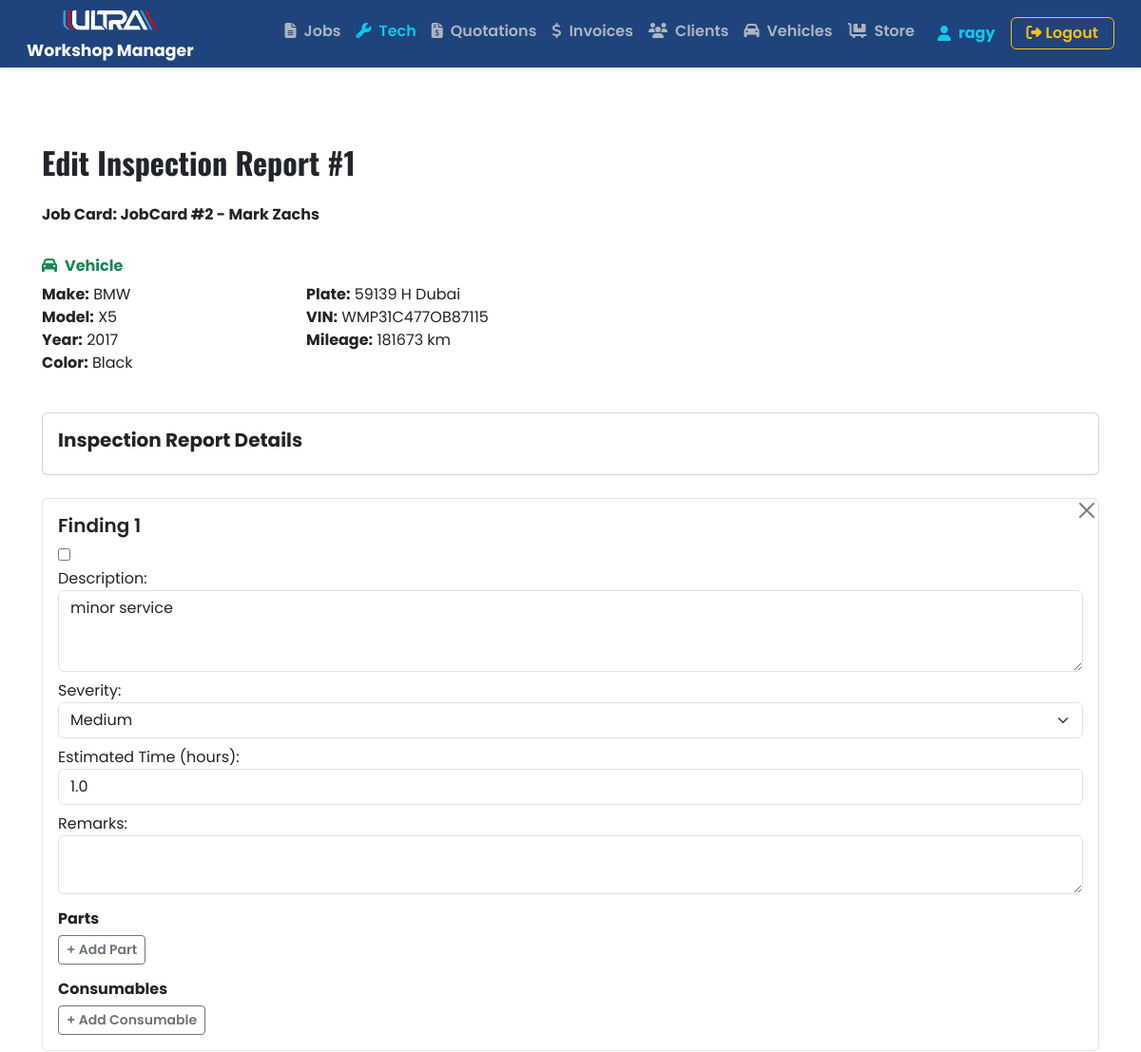
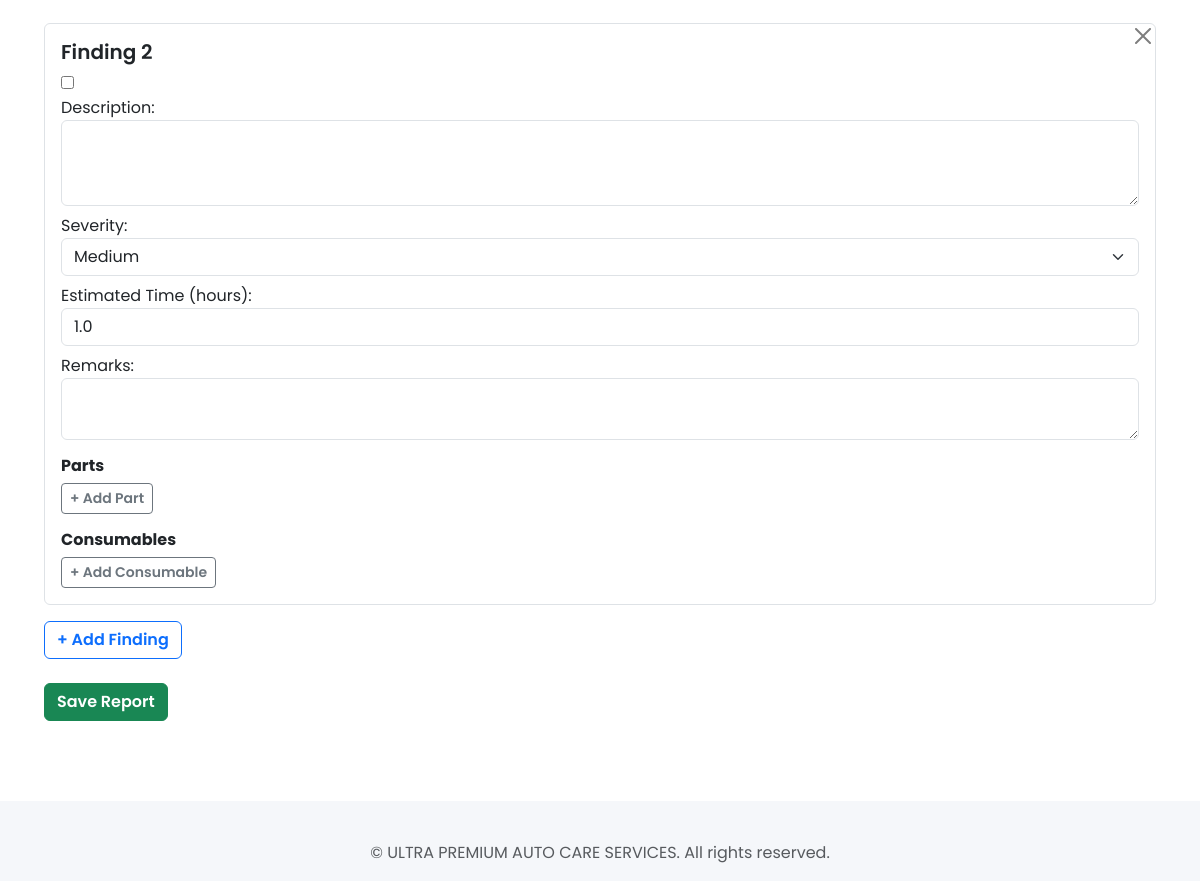
Page /inspections/1/edit/ (signed in) on the committed database (2 pictures, top to bottom).
### inspections/models.py (models this page shows, shortened)
class InspectionReport(models.Model):
    job_card = models.OneToOneField(JobCard, on_delete=models.CASCADE, related_name='inspection_report')
    created_by = models.ForeignKey(settings.AUTH_USER_MODEL, on_delete=models.SET_NULL, null=True, blank=True)
    created_at = models.DateTimeField(auto_now_add=True)
    updated_at = models.DateTimeField(auto_now=True)

### jobcards/models.py (models this page shows, shortened)
class JobCard(models.Model):
    objects = models.Manager()  # Default manager for admin, migrations, and normal queries
    active = ActiveJobCardManager()
    completed = CompletedJobCardManager()
    customer = models.ForeignKey(Customer, on_delete=models.CASCADE, related_name='jobcards')
    vehicle = models.ForeignKey(Vehicle, on_delete=models.CASCADE, related_name='jobcards')
    date = models.DateField(default=datetime.date.today)
    time = models.TimeField(default=datetime.time(0, 0))
    job_status = models.CharField(
        max_length=50,
        choices=[
            ('under_inspection', 'Under Inspection'),
            ('inspection_completed', 'Inspection Completed'),
            ('parts_sourcing', 'Parts Sourcing'),
            ('quote_issued', 'Quote Issued'),
            ('pending_approval', 'Pending Approval'),
            ('waiting_parts', 'Waiting Parts'),
            ('work_in_progress', 'Work in Progress'),
            ('work_completed', 'Work Completed'),
            ('under_testing', 'Under Testing'),
            ('ready_washing', 'Ready for Washing'),
            ('ready_collection', 'Ready for Collection'),
            ('delivered', 'Delivered'),
        ],
        default='under_inspection'
    )
    customer_comments = models.TextField(blank=True, null=True)
    workshop_comments = models.TextField(blank=True, null=True)
    required_jobs = models.TextField(blank=True, null=True)
    created_at = models.DateTimeField(auto_now_add=True)
    def __str__(self):
        return f"JobCard #{self.id} - {self.customer}"

### customers/models.py (models this page shows)
class Customer(models.Model):
    name = models.CharField(max_length=100)
    phone = models.CharField(max_length=20)
    email = models.EmailField(blank=True, null=True)
    company = models.CharField(max_length=150, blank=True, null=True)
    trn = models.CharField(max_length=20, blank=True, null=True)
    def __str__(self):
        return self.name if self.name else self.company

### vehicles/models.py (models this page shows, shortened)
class Vehicle(models.Model):
    customer = models.ForeignKey(Customer, on_delete=models.CASCADE, related_name="vehicles")
    make = models.CharField(max_length=50)
    model = models.CharField(max_length=50)
    color = models.CharField(max_length=30)
    year = models.PositiveIntegerField()
    plate = models.CharField(help_text="number + code + city", max_length=20, unique=True)
    vin = models.CharField(help_text="16 digits", max_length=50, blank=True, null=True)
    mileage = models.PositiveIntegerField(help_text="Enter current mileage in KM", null=True, blank=True)

### inspections/views.py (the view)
# urls.py: path('<int:pk>/edit/', views.edit_inspection_report, name='edit_inspection_report'),
@login_required
def edit_inspection_report(request, pk):
    report = get_object_or_404(InspectionReport, pk=pk)
    finding_formset = FindingFormSet(request.POST or None, instance=report)
    part_formsets = []
    consumable_formsets = []
    if request.method == 'POST':
        valid = finding_formset.is_valid()
        for i, finding_form in enumerate(finding_formset.forms):
            finding_instance = finding_form.instance if finding_form.instance.pk else None
            part_fs = PartFormSet(
                request.POST, prefix=f'parts-{i}', instance=finding_instance
            )
            consumable_fs = ConsumableFormSet(
                request.POST, prefix=f'consumables-{i}', instance=finding_instance
            )
            part_formsets.append(part_fs)
            consumable_formsets.append(consumable_fs)
            if not part_fs.is_valid() or not consumable_fs.is_valid():
                valid = False
        if valid:
            report.updated_at = timezone.now()
            report.save()
            findings = finding_formset.save(commit=False)
            for i, finding in enumerate(findings):
                finding.inspection = report
                finding.save()
                part_formsets[i].instance = finding
                consumable_formsets[i].instance = finding
                part_formsets[i].save()
                consumable_formsets[i].save()
            for finding in finding_formset.deleted_objects:
                finding.delete()
            messages.success(request, "Inspection report updated successfully.")
            return redirect('inspections:inspection_detail', pk=report.id)
        else:
            messages.error(request, "Please fix errors in the form and nested parts/consumables.")
    else:
        for i, finding_form in enumerate(finding_formset.forms):
            finding_instance = finding_form.instance if finding_form.instance.pk else None
            part_formsets.append(PartFormSet(prefix=f'parts-{i}', instance=finding_instance))
            consumable_formsets.append(ConsumableFormSet(prefix=f'consumables-{i}', instance=finding_instance))
    return render(request, 'inspections/edit_nested.html', {
        'report_form': InspectionReportForm(instance=report),
        'finding_formset': finding_formset,
        'part_formsets': part_formsets,
        'consumable_formsets': consumable_formsets,
        'report': report,
    })

### inspections/forms.py
class InspectionReportForm(forms.ModelForm):
    class Meta:
        model = InspectionReport
        fields = []

### inspections/templates/inspections/edit_nested.html (shortened to what this page needs)
{% extends 'core/base.html' %}
{% load static %}
{% block extra_css %}
<link rel="stylesheet" href="{% static 'css/inspection_edit.css' %}">
{% endblock %}
{% load crispy_forms_tags %}
{% block content %}
<div class="container mt-5 mb-5">
    <h2 class="mb-4">Edit Inspection Report #{{ report.id }}</h2>
    <form method="post" id="inspection-form">
        {% if report.job_card %}
        <div class="mb-4">
            <label class="form-label fw-bold">Job Card: {{ report.job_card }}</label>
        </div>
        <div class="card-body mb-4">
            <div class="col-md-6">
                <h6 class="text-success"><i class="fas fa-car me-2"></i>Vehicle</h6>
                <div class="row">
                    <div class="col-md-6">
                        <ul class="list-unstyled">
                            <li><strong>Make:</strong> {{ report.job_card.vehicle.make }}</li>
                            <li><strong>Model:</strong> {{ report.job_card.vehicle.model }}</li>
                            <li><strong>Year:</strong> {{ report.job_card.vehicle.year }}</li>
                            <li><strong>Color:</strong> {{ report.job_card.vehicle.color }}</li>
                        </ul>
                    </div>
                    <div class="col-md-6">
                        <ul class="list-unstyled">
                            <li><strong>Plate:</strong> {{ report.job_card.vehicle.plate }}</li>
                            <li><strong>VIN:</strong> {{ report.job_card.vehicle.vin }}</li>
                            <li><strong>Mileage:</strong> {{ report.job_card.vehicle.mileage }} km</li>
                        </ul>
                    </div>
                </div>
            </div>
        </div>
        {% endif %}
        <div class="card mb-4 p-3">
            <h5>Inspection Report Details</h5>
        </div>
        <div id="findings-container">
            {% for finding_form in finding_formset.forms %}
            <div class="card mt-4 finding-item border">
                <div class="card-body position-relative">
                    <button type="button" class="btn-close position-absolute top-0 end-0 remove-finding"
                        aria-label="Remove finding"></button>
                    <h5 class="card-title">Finding {{ forloop.counter }}</h5>
                    {{ finding_form.DELETE }}
                    <div class="mb-2">
                        {{ finding_form.description.label_tag }}{{ finding_form.description }}
                    </div>
                    <div class="mb-2">
                        {{ finding_form.severity.label_tag }}{{ finding_form.severity }}
                    </div>
                    <div class="mb-2">
                        {{ finding_form.time_required.label_tag }}{{ finding_form.time_required }}
                    </div>
                    <div class="mb-2">
                        {{ finding_form.remarks.label_tag }}{{ finding_form.remarks }}
                    </div>
                    <div class="nested-section mt-3">
                        <h6>Parts</h6>
                        <button type="button" class="btn btn-sm btn-outline-secondary add-part">+ Add Part</button>
                    </div>
                    <div class="nested-section mt-3">
                        <h6>Consumables</h6>
                        <button type="button" class="btn btn-sm btn-outline-secondary add-consumable">+ Add
                            Consumable</button>
                    </div>
                </div>
            </div>
            {% empty %}
            <p>No findings found. Use the button below to add.</p>
            {% endfor %}
        </div>
        <button type="button" class="btn btn-outline-primary mt-3" id="add-finding">+ Add Finding</button>
        <div class="mt-4">
            <button type="submit" class="btn btn-success">Save Report</button>
        </div>
    </form>
</div>
{% endblock %}

### core/templates/core/base.html (shortened to what this page needs)
{% load static %}
{% load crispy_forms_tags %}
<!DOCTYPE html>
<html lang="en">
<head>
    <link href="https://cdn.jsdelivr.net/npm/bootstrap@5.3.0/dist/css/bootstrap.min.css" rel="stylesheet" />
    <link href="https://cdnjs.cloudflare.com/ajax/libs/font-awesome/6.4.0/css/all.min.css" rel="stylesheet" />
    <link rel="stylesheet" href="{% static 'css/base.css' %}" />
    {% block extra_css %}{% endblock %}
</head>
<body>
    <nav id="navbar" class="navbar navbar-expand-sm navbar-dark border-bottom shadow-sm px-3 py-2" aria-label="Main navigation"
        style="background-color: #1f437d;">
        <div class="container-fluid">
            <div class="d-flex flex-column align-items-center justify-content-center me-4" style="min-width: 120px;">
                <a href="{% url 'dashboard' %}" class="text-decoration-none d-flex flex-column align-items-center">
                    <img src="{% static 'images/logo.png' %}" alt="Logo" height="28"
                        style="background: transparent; box-shadow: none; margin-bottom: 4px;">
                    <span class="fw-bold text-white mt-1" style="font-size: 1.08rem; line-height: 1.1;">Workshop
                        Manager</span>
                </a>
            </div>
            <div class="collapse navbar-collapse" id="navbarCollapse">
                <ul class="navbar-nav ms-auto mb-2 mb-lg-0">
                    <li class="nav-item">
                        <a href="{% url 'jobcard_list' %}"
                            class="nav-link {% if 'jobcards' in request.path %}active{% endif %}"><i
                                class="fas fa-file-alt me-2"></i>Jobs</a>
                    </li>
                    <li class="nav-item">
                        <a href="{% url 'inspections:inspection_list' %}"
                            class="nav-link {% if 'inspections' in request.path %}active{% endif %}"><i
                                class="fas fa-solid fa-wrench me-2"></i>Tech</a>
                    </li>
                    <li class="nav-item">
                        <a href="{% url 'quotation_list' %}"
                            class="nav-link {% if 'quotations' in request.path %}active{% endif %}"><i
                                class="fas fa-solid fa-file-invoice-dollar me-2"></i>Quotations</a>
                    </li>
                    <li class="nav-item">
                        <a href="#" class="nav-link {% if 'inventory' in request.path %}active{% endif %}"><i
                                class="fas fa-solid fa-dollar-sign me-2"></i>Invoices</a>
                    </li>
                    <li class="nav-item">
                        <a href="{% url 'customer_list' %}"
                            class="nav-link {% if 'customers' in request.path %}active{% endif %}"><i
                                class="fas fa-users me-2"></i>Clients</a>
                    </li>
                    <li class="nav-item">
                        <a href="{% url 'vehicle_list' %}"
                            class="nav-link {% if 'vehicles' in request.path %}active{% endif %}"><i
                                class="fas fa-solid fa-car me-2"></i>Vehicles</a>
                    </li>
                    <li class="nav-item">
                        <a href="#" class="nav-link {% if 'inventory' in request.path %}active{% endif %}"><i
                                class="fas fa-solid fa-cart-flatbed me-2"></i>Store</a>
                    </li>
                </ul>
                <div class="d-flex align-items-center gap-2 ms-3">
                    {% if request.user.is_authenticated %}
                    <span class="navbar-text text-info fw-bold d-flex align-items-center"><i
                            class="fas fa-user me-2"></i>{{ request.user.username }}</span>
                    <form action="{% url 'logout' %}" method="post" class="d-inline">
                        <button type="submit" class="btn btn-outline-warning ms-2 px-3 py-1"><i
                                class="fas fa-sign-out-alt me-1"></i>Logout</button>
                    </form>
                    {% else %}
                    <a href="{% url 'login' %}" class="btn btn-outline-warning px-3 py-1"><i
                            class="fas fa-sign-in-alt me-1"></i>Login</a>
                    <a href="{% url 'register' %}" class="btn btn-outline-light px-3 py-1"><i
                            class="fas fa-user-plus me-1"></i>Register</a>
                    {% endif %}
                </div>
            </div>
        </div>
    </nav>
    <main class="main-content" style="min-height: 80vh;">
        {% block content %}{% endblock %}
    </main>
    <footer class="bg-transparent py-3 mt-4">
        <div class="container">
            <p class="text-center text-muted mb-0">&copy; {{ current_year }} ULTRA PREMIUM AUTO CARE SERVICES. All rights reserved.</p>
        </div>
    </footer>
</body>
</html>

### core/static/css/base.css (style rules this page uses)
body { background-color: #f5f7fa; overflow-x: hidden; margin: 0; padding: 0; font-family: 'Poppins', sans-serif; font-weight: 400; height: 100vh; }
h1, h2 { font-family: 'Oswald', sans-serif; font-weight: 700; }
h3, h4, h5, h6, .subheading { font-family: 'Poppins', sans-serif; font-weight: 700; }
.container-fluid { display: flex; }
.row { width: 100%; align-items: flex-start; }
.nav-link { color: #adb5bd; padding: 0.6rem 1rem; border-radius: 4px; margin-bottom: 0.3rem; transition: all 0.2s ease; }
.nav-link, .btn, .card-title { font-family: 'Poppins', sans-serif; font-weight: 600; }
.nav-link.active { color: #0dcaf0 !important; background-color: transparent !important; }
.main-content { padding: 2rem; background-color: white; min-height: 100vh; }

### rows in the picture
InspectionReport: id "1", job_card "JobCard #2 - Mark Zachs", job_card.vehicle.make "BMW", job_card.vehicle.model "X5", job_card.vehicle.year "2017", job_card.vehicle.color "Black", job_card.vehicle.plate "59139 H Dubai", job_card.vehicle.vin "WMP31C477OB87115", job_card.vehicle.mileage "181673"

### other values in the picture
{{ request.user.username }} "ragy"
{{ finding_form.description.label_tag }} "Description:" "Description:"
{{ finding_form.severity.label_tag }} "Severity:" "Severity:"
{{ finding_form.time_required.label_tag }} "Estimated Time (hours):" "Estimated Time (hours):"
{{ finding_form.remarks.label_tag }} "Remarks:" "Remarks:"
